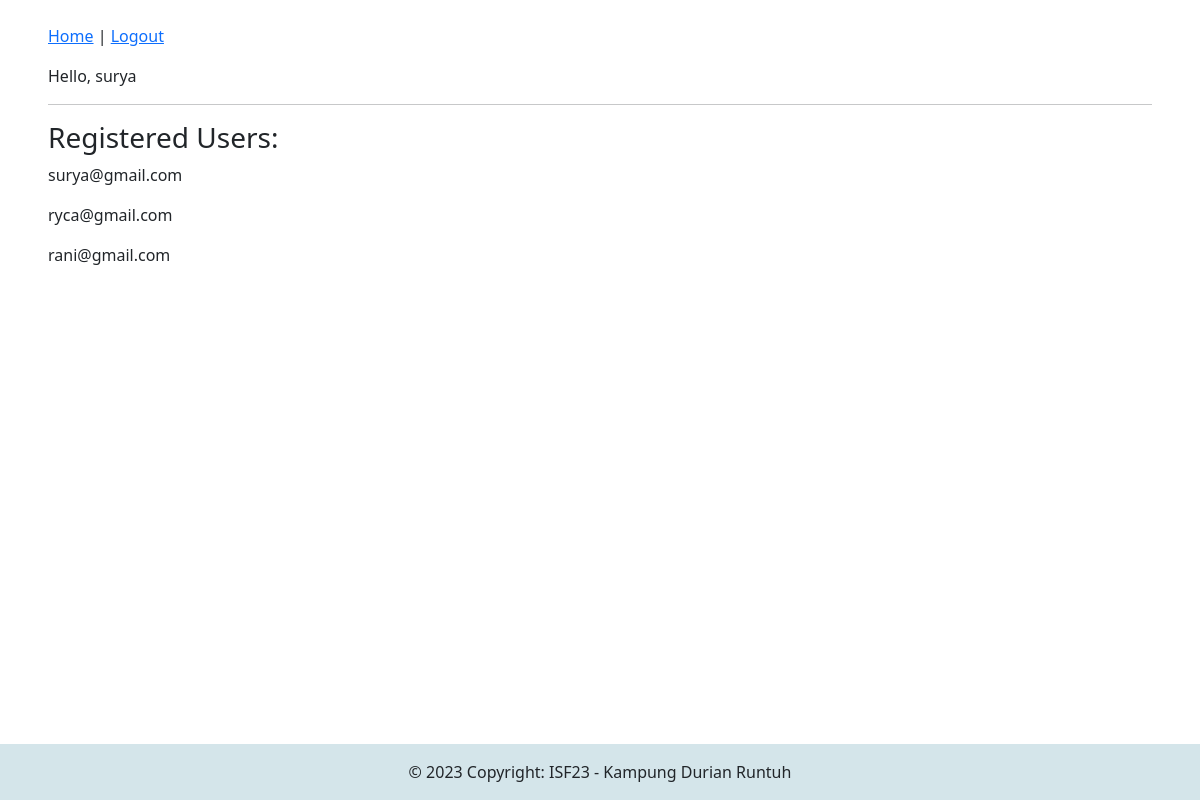
Page /home/ (signed in) on the committed database.
### account/models.py (models this page shows, shortened)
class Account(AbstractBaseUser):
    email                   = models.EmailField(verbose_name="email", max_length=60, unique=True)
    username                = models.CharField(max_length=30, unique=True)
    date_joined             = models.DateTimeField(verbose_name="date joined", auto_now_add=True)
    last_login              = models.DateTimeField(verbose_name="last login", auto_now=True)
    is_admin                = models.BooleanField(default=False)
    is_active               = models.BooleanField(default=True)
    is_staff                = models.BooleanField(default=False)
    is_superuser            = models.BooleanField(default=False)
    objects = MyAccountManager()
    USERNAME_FIELD = 'email'
    REQUIRED_FIELDS = ['username', ]
    def __str__(self):
        return self.email

### personal/views.py (the view)
# urls.py: path("home/", home_screen_view, name="home"),
def home_screen_view(request):
    context = {}
    accounts =  Account.objects.all()
    context['accounts'] = accounts
    return render(request, "personal/home.html", context)

### personal/templates/personal/home.html
{% extends 'base.html' %}
{% block content %}
<div>
    <h3>Registered Users:</h3>
    {% for account in accounts %}
        <p>{{ account }}</p>
    {% endfor %}
</div>
{% endblock content %}

### templates/base.html (shortened to what this page needs)
<!DOCTYPE html>
<html lang="en">
<head>
    <link href="https://cdn.jsdelivr.net/npm/bootstrap@5.3.2/dist/css/bootstrap.min.css" rel="stylesheet">
    {% if request.user.is_authenticated %}
        <p><a href="{% url 'home' %}">Home</a> | <a href="{% url 'logout' %}">Logout</a></p>
        <p>Hello, {{request.user.username}}</p>
    {% else %}
        <p>
            <a href="{% url 'home' %}">Home</a> |
            <a href="{% url 'register' %}">Register</a> |
            <a href="{% url 'login' %}">Login</a>
        </p>
    {% endif %}
</head>
<body class="mt-4 mx-5">
    <hr>
    {% block content %}
    {% endblock content %}
</body>
<footer class="fixed-bottom text-center text-lg-start">
    <div class="text-center p-3" style="background-color: rgba(44, 124, 150, 0.2);">
      © 2023 Copyright: ISF23 - Kampung Durian Runtuh
    </div>
</footer>
</html>

### rows in the picture
Account: user.username "surya", email "surya@gmail.com"
Account: email "ryca@gmail.com"
Account: email "rani@gmail.com"
